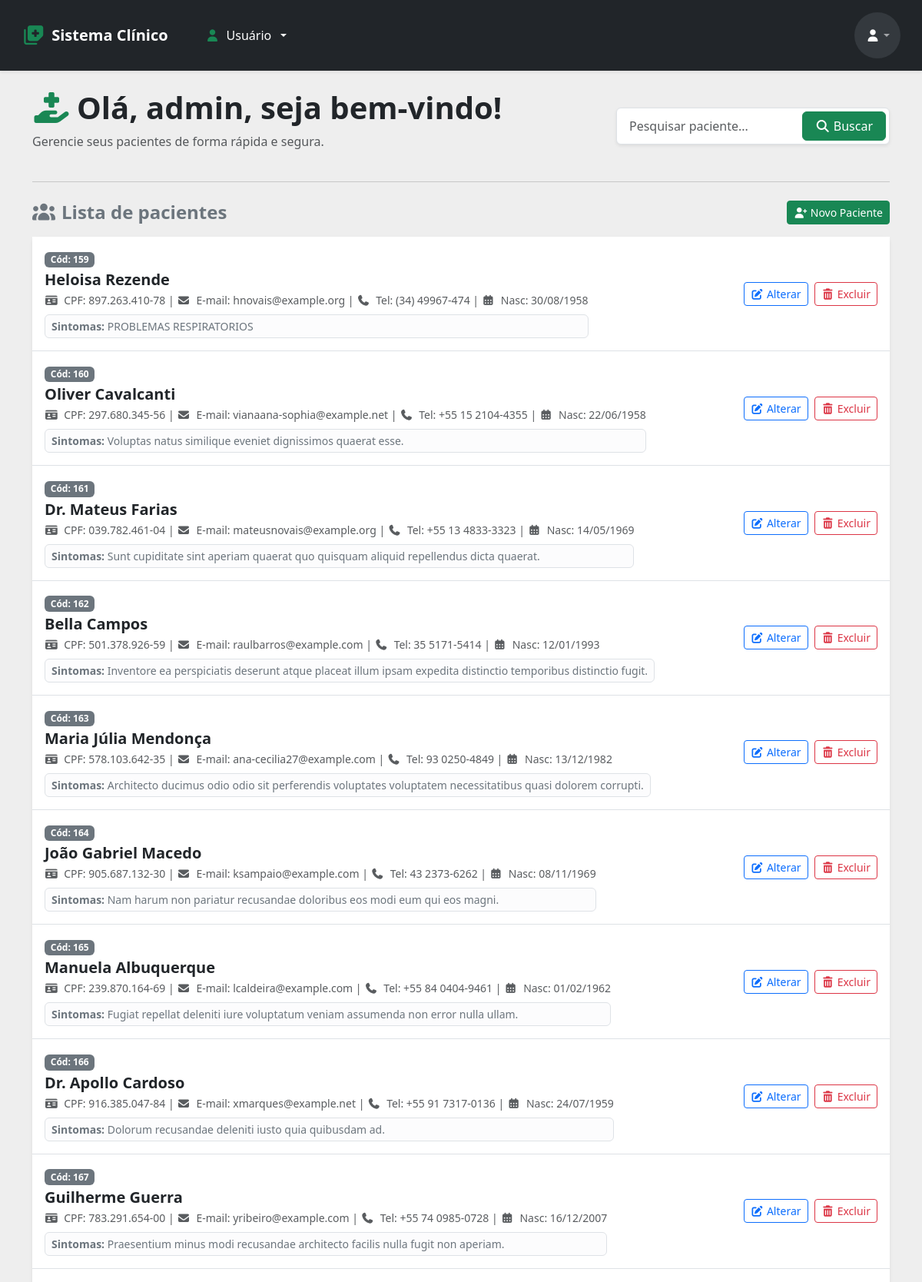
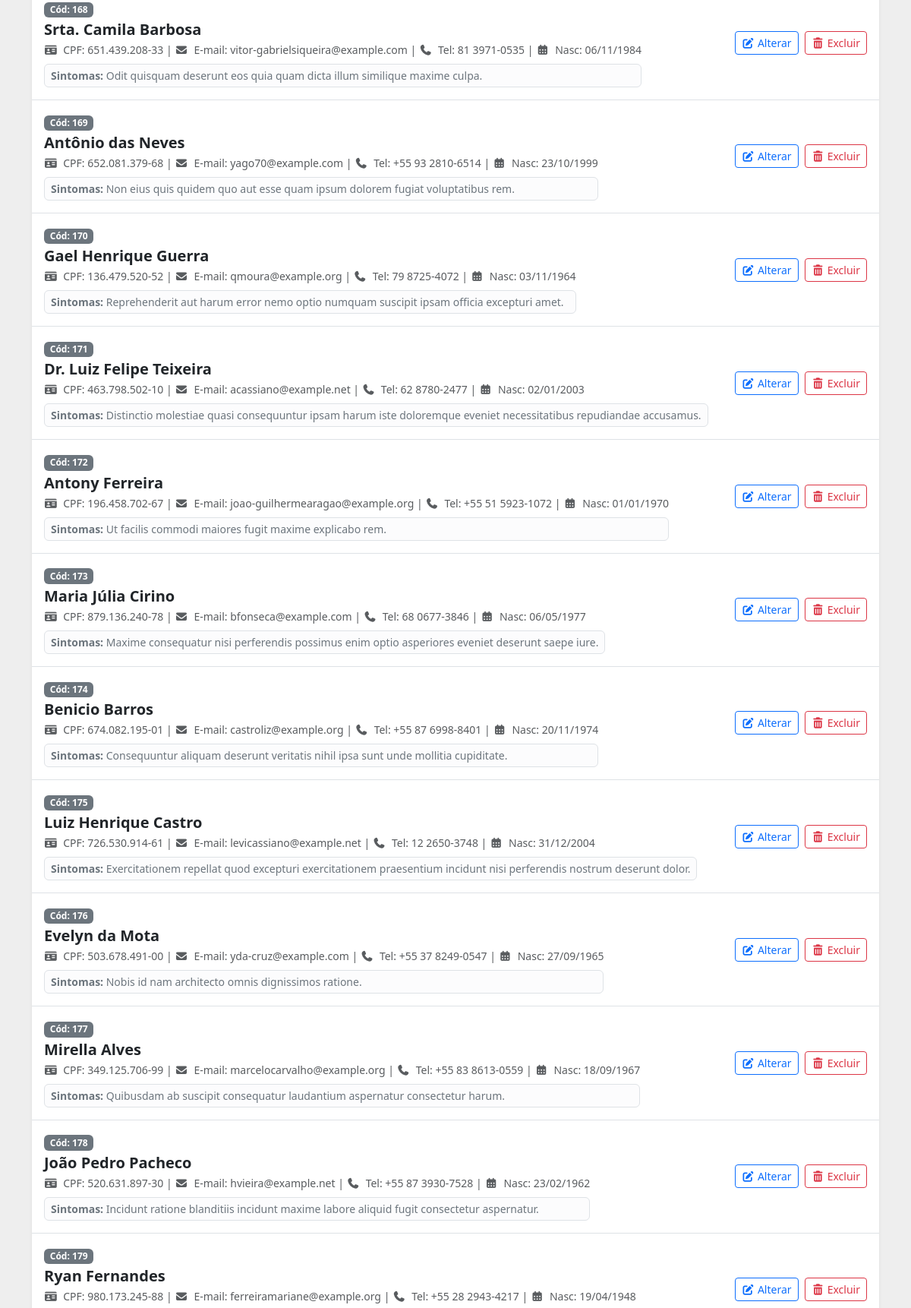
The app's page / (signed in, upper part) with its own data (2 pictures, top to bottom).
### apps/crud/models.py (models this page shows, shortened)
class Paciente(models.Model):
    codigo_paciente = models.AutoField(primary_key=True)
    nome = models.CharField(null=False, blank=False)
    cpf = models.CharField(max_length=14, unique=True, null=False, blank=False)
    email = models.EmailField(unique=True, null=False, blank=False)
    telefone = models.CharField(max_length=15, null=False, blank=False)
    data_nascimento = models.DateField(null=False, blank=False)
    sintomas = models.TextField(null=True, blank=True)

### apps/crud/views.py (the view)
# urls.py: path('', views.index, name='index'),
@login_required
def index(request):
    pacientes = Paciente.objects.all()
    return render(request, "index.html", {'pacientes':pacientes})

### apps/crud/templates/index.html (shortened to what this page needs)
{% extends 'base-crud.html' %}
{% block content %}
    <div class="row mt-4 align-items-center">
        <div class="col-md-8">
            <h1 class="fw-bold text-dark">
                <i class="fa-solid fa-hand-holding-medical text-success me-2"></i>Olá, {{ user.username }}, seja bem-vindo!
            </h1>
            <p class="text-muted">Gerencie seus pacientes de forma rápida e segura.</p>
        </div>
        <div class="col-md-4">
            <form action="{% url 'buscar_paciente' %}" method="GET" class="d-flex shadow-sm rounded bg-white p-1 border" role="search">
                <input class="form-control me-2 border-0 shadow-none" type="search" name="buscar" placeholder="Pesquisar paciente..." aria-label="Search" />
                <button class="btn btn-success px-3 d-flex align-items-center gap-1" type="submit">
                    <i class="fa-solid fa-magnifying-glass"></i> <span class="d-none d-sm-inline">Buscar</span>
                </button>
            </form>
        </div>
    </div>
    <hr class="my-4 text-muted">
    <div class="row mt-4">
        <div class="col-12">
            <div class="d-flex justify-content-between align-items-center mb-3">
                <h2 class="h4 fw-bold text-secondary mb-0">
                    <i class="fa-solid fa-users me-2"></i>Lista de pacientes
                </h2>
                <a href="novoPaciente/" class="btn btn-success btn-sm d-flex align-items-center gap-1">
                    <i class="fa-solid fa-user-plus"></i> Novo Paciente
                </a>
            </div>
            <div class="card shadow-sm border-0">
                <div class="card-body p-0">
                    <ul class="list-group list-group-flush">
                        {% for paciente in pacientes %}
                            <li class="list-group-item p-3">
                                <div class="d-flex flex-column flex-md-row justify-content-between align-items-md-center gap-2">
                                    <div>
                                        <span class="badge bg-secondary mb-1">Cód: {{ paciente.codigo_paciente }}</span>
                                        <h5 class="mb-1 text-dark fw-bold">{{ paciente.nome }}</h5>
                                        <p class="mb-1 text-muted small">
                                            <i class="fa-solid fa-id-card me-1"></i> CPF: {{ paciente.cpf }} |
                                            <i class="fa-solid fa-envelope me-1"></i> E-mail: {{ paciente.email }} |
                                            <i class="fa-solid fa-phone me-1"></i> Tel: {{ paciente.telefone }} |
                                            <i class="fa-solid fa-calendar-days me-1"></i> Nasc: {{ paciente.data_nascimento|date:"d/m/Y" }}
                                        </p>
                                        {% if paciente.sintomas %}
                                            <div class="alert alert-light border mt-2 mb-0 py-1 px-2 small text-secondary">
                                                <strong>Sintomas:</strong> {{ paciente.sintomas }}
                                            </div>
                                        {% endif %}
                                    </div>
                                    <div class="d-flex gap-2">
                                        <a href="{% url 'alterar_paciente' paciente.codigo_paciente %}" class="btn btn-outline-primary btn-sm">
                                            <i class="fa-solid fa-pen-to-square"></i> Alterar
                                        </a>
                                        <a href="{% url 'excluir_paciente' paciente.codigo_paciente %}" class="btn btn-outline-danger btn-sm">
                                            <i class="fa-solid fa-trash-can"></i> Excluir
                                        </a>
                                    </div>
                                </div>
                            </li>
                        {% empty %}
                            <li class="list-group-item text-center py-5 text-muted">
                                <i class="fa-solid fa-folder-open fa-3x mb-3 text-secondary opacity-50"></i>
                                <p class="mb-0">Nenhum paciente cadastrado.</p>
                            </li>
                        {% endfor %}
                    </ul>
                </div>
            </div>
        </div>
    </div>
{% endblock %}

### records on screen
Paciente: codigo_paciente "159", nome "Heloisa Rezende", cpf "897.263.410-78", email "hnovais@example.org", telefone "(34) 49967-474", data_nascimento "30/08/1958", sintomas "PROBLEMAS RESPIRATORIOS"
Paciente: codigo_paciente "160", nome "Oliver Cavalcanti", cpf "297.680.345-56", email "vianaana-sophia@example.net", telefone "+55 15 2104-4355", data_nascimento "22/06/1958", sintomas "Voluptas natus similique eveniet dignissimos quaerat esse."
Paciente: codigo_paciente "161", nome "Dr. Mateus Farias", cpf "039.782.461-04", email "mateusnovais@example.org", telefone "+55 13 4833-3323", data_nascimento "14/05/1969", sintomas "Sunt cupiditate sint aperiam quaerat quo quisquam aliquid repellendus dicta quaerat."
Paciente: codigo_paciente "162", nome "Bella Campos", cpf "501.378.926-59", email "raulbarros@example.com", telefone "35 5171-5414", data_nascimento "12/01/1993", sintomas "Inventore ea perspiciatis deserunt atque placeat illum ipsam expedita distinctio temporibus distinctio fugit."
Paciente: codigo_paciente "163", nome "Maria Júlia Mendonça", cpf "578.103.642-35", email "ana-cecilia27@example.com", telefone "93 0250-4849", data_nascimento "13/12/1982", sintomas "Architecto ducimus odio odio sit perferendis voluptates voluptatem necessitatibus quasi dolorem corrupti."
Paciente: codigo_paciente "164", nome "João Gabriel Macedo", cpf "905.687.132-30", email "ksampaio@example.com", telefone "43 2373-6262", data_nascimento "08/11/1969", sintomas "Nam harum non pariatur recusandae doloribus eos modi eum qui eos magni."
Paciente: codigo_paciente "165", nome "Manuela Albuquerque", cpf "239.870.164-69", email "lcaldeira@example.com", telefone "+55 84 0404-9461", data_nascimento "01/02/1962", sintomas "Fugiat repellat deleniti iure voluptatum veniam assumenda non error nulla ullam."
Paciente: codigo_paciente "166", nome "Dr. Apollo Cardoso", cpf "916.385.047-84", email "xmarques@example.net", telefone "+55 91 7317-0136", data_nascimento "24/07/1959", sintomas "Dolorum recusandae deleniti iusto quia quibusdam ad."
Paciente: codigo_paciente "167", nome "Guilherme Guerra", cpf "783.291.654-00", email "yribeiro@example.com", telefone "+55 74 0985-0728", data_nascimento "16/12/2007", sintomas "Praesentium minus modi recusandae architecto facilis nulla fugit non aperiam."
Paciente: codigo_paciente "168", nome "Srta. Camila Barbosa", cpf "651.439.208-33", email "vitor-gabrielsiqueira@example.com", telefone "81 3971-0535", data_nascimento "06/11/1984", sintomas "Odit quisquam deserunt eos quia quam dicta illum similique maxime culpa."
Paciente: codigo_paciente "169", nome "Antônio das Neves", cpf "652.081.379-68", email "yago70@example.com", telefone "+55 93 2810-6514", data_nascimento "23/10/1999", sintomas "Non eius quis quidem quo aut esse quam ipsum dolorem fugiat voluptatibus rem."
Paciente: codigo_paciente "170", nome "Gael Henrique Guerra", cpf "136.479.520-52", email "qmoura@example.org", telefone "79 8725-4072", data_nascimento "03/11/1964", sintomas "Reprehenderit aut harum error nemo optio numquam suscipit ipsam officia excepturi amet."
Paciente: codigo_paciente "171", nome "Dr. Luiz Felipe Teixeira", cpf "463.798.502-10", email "acassiano@example.net", telefone "62 8780-2477", data_nascimento "02/01/2003", sintomas "Distinctio molestiae quasi consequuntur ipsam harum iste doloremque eveniet necessitatibus repudiandae accusamus."
Paciente: codigo_paciente "172", nome "Antony Ferreira", cpf "196.458.702-67", email "joao-guilhermearagao@example.org", telefone "+55 51 5923-1072", data_nascimento "01/01/1970", sintomas "Ut facilis commodi maiores fugit maxime explicabo rem."
Paciente: codigo_paciente "173", nome "Maria Júlia Cirino", cpf "879.136.240-78", email "bfonseca@example.com", telefone "68 0677-3846", data_nascimento "06/05/1977", sintomas "Maxime consequatur nisi perferendis possimus enim optio asperiores eveniet deserunt saepe iure."
Paciente: codigo_paciente "174", nome "Benicio Barros", cpf "674.082.195-01", email "castroliz@example.org", telefone "+55 87 6998-8401", data_nascimento "20/11/1974", sintomas "Consequuntur aliquam deserunt veritatis nihil ipsa sunt unde mollitia cupiditate."
Paciente: codigo_paciente "175", nome "Luiz Henrique Castro", cpf "726.530.914-61", email "levicassiano@example.net", telefone "12 2650-3748", data_nascimento "31/12/2004", sintomas "Exercitationem repellat quod excepturi exercitationem praesentium incidunt nisi perferendis nostrum deserunt dolor."
Paciente: codigo_paciente "176", nome "Evelyn da Mota", cpf "503.678.491-00", email "yda-cruz@example.com", telefone "+55 37 8249-0547", data_nascimento "27/09/1965", sintomas "Nobis id nam architecto omnis dignissimos ratione."
Paciente: codigo_paciente "177", nome "Mirella Alves", cpf "349.125.706-99", email "marcelocarvalho@example.org", telefone "+55 83 8613-0559", data_nascimento "18/09/1967", sintomas "Quibusdam ab suscipit consequatur laudantium aspernatur consectetur harum."
Paciente: codigo_paciente "178", nome "João Pedro Pacheco", cpf "520.631.897-30", email "hvieira@example.net", telefone "+55 87 3930-7528", data_nascimento "23/02/1962", sintomas "Incidunt ratione blanditiis incidunt maxime labore aliquid fugit consectetur aspernatur."
Paciente: codigo_paciente "179", nome "Ryan Fernandes", cpf "980.173.245-88", email "ferreiramariane@example.org", telefone "+55 28 2943-4217", data_nascimento "19/04/1948"

### other values on screen
{{ user.username }} "admin"
